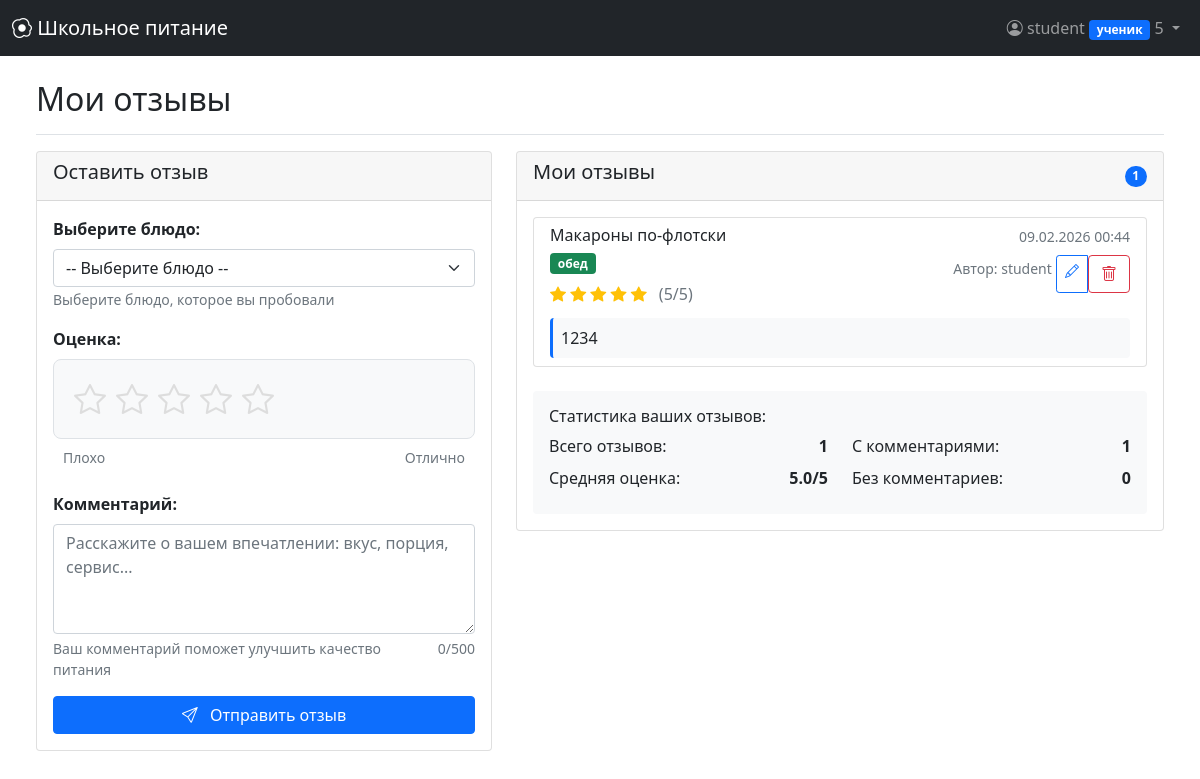
Screenshot of /feedback (signed in) with the database file from the repository.
### models.py (models this page shows, shortened)
class User(UserMixin, db.Model):
    __tablename__ = 'users'
    id = db.Column(db.Integer, primary_key=True)
    username = db.Column(db.String(64), unique=True, nullable=False)
    email = db.Column(db.String(120), unique=True, nullable=False)
    password_hash = db.Column(db.String(256), nullable=False)
    role = db.Column(db.String(20), nullable=False, default='ученик')
    grade = db.Column(db.String(10))
    balance = db.Column(db.Float, default=0.0)
    created_at = db.Column(db.DateTime, default=datetime.utcnow)
    allergies = db.relationship('Allergy', backref='user', lazy='dynamic')
    orders = db.relationship('Order', backref='user', lazy='dynamic', foreign_keys='Order.user_id')
    feedbacks = db.relationship('Feedback', backref='user', lazy='dynamic')
    notifications = db.relationship('Notification', backref='user', lazy='dynamic')
    subscriptions = db.relationship('Subscription', backref='user', lazy='dynamic')
    prepared_meals = db.relationship('PreparedMeal', foreign_keys='PreparedMeal.prepared_by', backref='preparer',
                                     lazy='dynamic')
    served_orders = db.relationship('Order', foreign_keys='Order.served_by', backref='served_by_user', lazy='dynamic')

class Feedback(db.Model):
    __tablename__ = 'feedbacks'
    id = db.Column(db.Integer, primary_key=True)
    user_id = db.Column(db.Integer, db.ForeignKey('users.id'), nullable=False)
    meal_id = db.Column(db.Integer, db.ForeignKey('meals.id'), nullable=False)
    rating = db.Column(db.Integer, nullable=False)
    comment = db.Column(db.Text)
    created_at = db.Column(db.DateTime, default=datetime.utcnow)

class Meal(db.Model):
    __tablename__ = 'meals'
    id = db.Column(db.Integer, primary_key=True)
    name = db.Column(db.String(100), nullable=False)
    description = db.Column(db.Text)
    meal_type = db.Column(db.String(20), nullable=False)
    price = db.Column(db.Float, nullable=False)
    calories = db.Column(db.Integer)
    allergens = db.Column(db.String(200))
    ingredients = db.Column(db.Text)
    is_available = db.Column(db.Boolean, default=True)
    image_url = db.Column(db.String(200))
    orders = db.relationship('Order', backref='meal', lazy='dynamic')
    feedbacks = db.relationship('Feedback', backref='meal', lazy='dynamic')
    meal_ingredients = db.relationship('MealIngredient', backref='meal', lazy='dynamic')
    prepared_instances = db.relationship('PreparedMeal', backref='meal', lazy='dynamic')

### app.py (the view, shortened to what this page needs)
@app.route('/feedback', methods=['GET', 'POST'])
@login_required
@role_required(['ученик'])
def feedback():
    form = FeedbackForm()
    available_meals = Meal.query.filter(
        Meal.is_available == True
    ).order_by(Meal.name).all()
    if available_meals:
        form.meal_id.choices = [(m.id, f"{m.name} ({m.meal_type})") for m in available_meals]
    else:
        form.meal_id.choices = [(0, 'Нет доступных блюд')]
    user_feedbacks = db.session.query(
        Feedback,
        Meal.name.label('meal_name'),
        Meal.meal_type.label('meal_type'),
        User.username.label('username')
    ).join(
        Meal, Feedback.meal_id == Meal.id
    ).join(
        User, Feedback.user_id == User.id
    ).filter(
        Feedback.user_id == current_user.id
    ).order_by(
        Feedback.created_at.desc()
    ).all()
    feedbacks = []
    for fb, meal_name, meal_type, username in user_feedbacks:
        feedbacks.append({
            'id': fb.id,
            'rating': fb.rating,
            'comment': fb.comment,
            'created_at': fb.created_at,
            'meal_name': meal_name,
            'meal_type': meal_type,
            'username': username,
            'is_own': fb.user_id == current_user.id
        })
    return render_template('feedback.html',
                           form=form,
                           feedbacks=feedbacks,
                           available_meals=available_meals)

### forms.py
class FeedbackForm(FlaskForm):
    meal_id = SelectField('Выберите блюдо', coerce=int, choices=[], validators=[DataRequired()])
    rating = IntegerField('Оценка', validators=[
        DataRequired(),
        NumberRange(min=1, max=5, message='Оценка должна быть от 1 до 5')
    ])
    comment = TextAreaField('Комментарий', validators=[
        Length(max=500, message='Комментарий не должен превышать 500 символов')
    ])
    submit = SubmitField('Отправить отзыв')

### app.py (called while the page is built)
def role_required(roles):
    def decorator(f):
        @wraps(f)
        @login_required
        def decorated_function(*args, **kwargs):
            if not current_user.is_authenticated:
                flash('Войдите в систему.', 'danger')
                return redirect(url_for('login'))
            if current_user.role not in roles:
                app.logger.warning(f'Unauthorized access attempt by user {current_user.id} to {request.endpoint}')
                flash('У вас нет прав для доступа к этой странице.', 'danger')
                return redirect(url_for('dashboard'))
            return f(*args, **kwargs)
        return decorated_function
    return decorator

### models.py (called while the page is built)
@login_manager.user_loader
def load_user(user_id):
    return db.session.get(User, int(user_id))

### templates/feedback.html (shortened to what this page needs)
{% extends "base.html" %}
{% block content %}
<div class="d-flex justify-content-between flex-wrap flex-md-nowrap align-items-center pt-3 pb-2 mb-3 border-bottom">
    <h1 class="h2">Мои отзывы</h1>
</div>
<div class="row">
    <div class="col-md-5">
        <div class="card mb-4">
            <div class="card-header">
                <h5>Оставить отзыв</h5>
            </div>
            <div class="card-body">
                <form method="POST" id="feedbackForm">
                    <div class="mb-3">
                        <label class="form-label fw-bold">Выберите блюдо:</label>
                        <select class="form-select {% if form.meal_id.errors %}is-invalid{% endif %}"
                                name="meal_id" id="meal_id" required>
                            <option value="">-- Выберите блюдо --</option>
                        </select>
                        <small class="text-muted">Выберите блюдо, которое вы пробовали</small>
                    </div>
                    <div class="mb-4">
                        <label class="form-label fw-bold">Оценка:</label>
                        <div class="rating-container mb-2">
                            <div class="star-rating">
                                {% for i in range(5, 0, -1) %}
                                <label for="star{{ i }}" title="{{ i }} звезд">
                                    <i class="bi bi-star{% if form.rating.data and form.rating.data >= i %}-fill text-warning{% endif %}"></i>
                                </label>
                                {% endfor %}
                            </div>
                        </div>
                        <div class="rating-labels d-flex justify-content-between mt-1">
                            <small class="text-muted">Плохо</small>
                            <small class="text-muted">Отлично</small>
                        </div>
                    </div>
                    <div class="mb-3">
                        <label class="form-label fw-bold">Комментарий:</label>
                        <textarea class="form-control {% if form.comment.errors %}is-invalid{% endif %}"
                                  name="comment" id="comment" rows="4"
                                  placeholder="Расскажите о вашем впечатлении: вкус, порция, сервис..."
                                  maxlength="500">{{ form.comment.data or '' }}</textarea>
                        <div class="d-flex justify-content-between mt-1">
                            <small class="text-muted">Ваш комментарий поможет улучшить качество питания</small>
                            <small class="text-muted" id="charCount">0/500</small>
                        </div>
                    </div>
                    <button type="submit" class="btn btn-primary w-100">
                        <i class="bi bi-send me-2"></i> Отправить отзыв
                    </button>
                </form>
            </div>
        </div>
    </div>
    <div class="col-md-7">
        <div class="card">
            <div class="card-header d-flex justify-content-between align-items-center">
                <h5>Мои отзывы</h5>
                <span class="badge bg-primary rounded-pill">{{ feedbacks|length }}</span>
            </div>
            <div class="card-body">
                {% if feedbacks %}
                <div class="list-group">
                    {% for feedback in feedbacks %}
                    <div class="list-group-item">
                        <div class="d-flex justify-content-between align-items-start mb-2">
                            <div>
                                <h6 class="mb-1">{{ feedback.meal_name }}</h6>
                                <span class="badge bg-{% if feedback.meal_type == 'завтрак' %}primary{% else %}success{% endif %} mb-2">
                                    {{ feedback.meal_type }}
                                </span>
                                <div class="rating mb-1">
                                    {% for i in range(1, 6) %}
                                        {% if i <= feedback.rating %}
                                            <i class="bi bi-star-fill text-warning"></i>
                                        {% else %}
                                            <i class="bi bi-star text-secondary"></i>
                                        {% endif %}
                                    {% endfor %}
                                    <span class="text-muted ms-2">({{ feedback.rating }}/5)</span>
                                </div>
                            </div>
                            <div class="text-end">
                                <small class="text-muted d-block">{{ feedback.created_at.strftime('%d.%m.%Y %H:%M') }}</small>
                                <small class="text-muted">Автор: {{ feedback.username }}</small>
                                {% if feedback.is_own %}
                                <div class="btn-group btn-group-sm mt-2">
                                    <a href="{{ url_for('edit_feedback', feedback_id=feedback.id) }}"
                                       class="btn btn-outline-primary">
                                        <i class="bi bi-pencil"></i>
                                    </a>
                                    <form method="POST" action="{{ url_for('delete_feedback', feedback_id=feedback.id) }}"
                                          style="display: inline;">
                                        <button type="submit" class="btn btn-outline-danger"
                                                onclick="return confirm('Вы уверены, что хотите удалить отзыв на блюдо \"{{ feedback.meal_name }}\"?')">
                                            <i class="bi bi-trash"></i>
                                        </button>
                                    </form>
                                </div>
                                {% endif %}
                            </div>
                        </div>
                        {% if feedback.comment %}
                        <div class="feedback-comment mt-2 p-2 bg-light rounded">
                            <p class="mb-0">{{ feedback.comment }}</p>
                        </div>
                        {% else %}
                        <p class="text-muted mt-2 mb-0"><i>Без комментария</i></p>
                        {% endif %}
                    </div>
                    {% endfor %}
                </div>
                <div class="mt-4 p-3 bg-light rounded">
                    <h6>Статистика ваших отзывов:</h6>
                    <div class="row">
                        <div class="col-md-6">
                            <div class="d-flex justify-content-between mb-2">
                                <span>Всего отзывов:</span>
                                <strong>{{ feedbacks|length }}</strong>
                            </div>
                            <div class="d-flex justify-content-between mb-2">
                                <span>Средняя оценка:</span>
                                <strong>
                                    {% set avg_rating = feedbacks|map(attribute='rating')|sum / feedbacks|length if feedbacks|length > 0 else 0 %}
                                    {{ "%.1f"|format(avg_rating) }}/5
                                </strong>
                            </div>
                        </div>
                        <div class="col-md-6">
                            <div class="d-flex justify-content-between mb-2">
                                <span>С комментариями:</span>
                                <strong>{{ feedbacks|selectattr('comment')|list|length }}</strong>
                            </div>
                            <div class="d-flex justify-content-between">
                                <span>Без комментариев:</span>
                                <strong>{{ feedbacks|rejectattr('comment')|list|length }}</strong>
                            </div>
                        </div>
                    </div>
                </div>
                {% endif %}
            </div>
        </div>
    </div>
</div>
{% endblock %}

### templates/base.html (shortened to what this page needs)
<!DOCTYPE html>
<html lang="ru">
<head>
    <link href="https://cdn.jsdelivr.net/npm/bootstrap@5.1.3/dist/css/bootstrap.min.css" rel="stylesheet">
    <link rel="stylesheet" href="https://cdn.jsdelivr.net/npm/bootstrap-icons@1.8.1/font/bootstrap-icons.css">
</head>
<body>
    <nav class="navbar navbar-expand-lg navbar-dark bg-dark fixed-top">
        <div class="container-fluid">
            <a class="navbar-brand" href="{{ url_for('dashboard') if current_user.is_authenticated else url_for('home') }}">
                <i class="bi bi-egg-fried"></i> Школьное питание
            </a>
            <div class="navbar-nav ms-auto">
                {% if current_user.is_authenticated %}
                <div class="nav-item dropdown">
                    <a class="nav-link dropdown-toggle" href="#" id="navbarDropdown" role="button" data-bs-toggle="dropdown">
                        <i class="bi bi-person-circle"></i> {{ current_user.username }}
                        <span class="badge bg-primary">{{ current_user.role }}</span>
                        <span id="notification-count" class="notification-badge" style="display:none;"></span>
                    </a>
                </div>
                {% else %}
                <div class="nav-item">
                    <a class="nav-link" href="{{ url_for('login') }}"><i class="bi bi-box-arrow-in-right"></i> Войти</a>
                </div>
                {% endif %}
            </div>
        </div>
    </nav>
    <div class="container-fluid mt-5 pt-3">
        {% if current_user.is_authenticated %}
            <main role="main" class="px-4">
                {% block content %}{% endblock %}
            </main>
        {% else %}
            <div class="container mt-5 pt-4">
                {% block auth_content %}{% endblock %}
            </div>
        {% endif %}
    </div>
</body>
</html>

### templates/feedback.html (style rules this page uses)
.star-rating { display: inline-block; direction: rtl; unicode-bidi: bidi-override; font-size: 0; }
.star-rating label { display: inline-block; font-size: 2rem; padding: 0 5px; cursor: pointer; color: #ddd; transition: color 0.2s; }
.star-rating i { transition: all 0.2s; }
.feedback-comment { border-left: 3px solid #0d6efd; }
.rating-container { background-color: #f8f9fa; padding: 15px; border-radius: 8px; border: 1px solid #dee2e6; }
.rating-labels { width: 100%; padding: 0 10px; }
.list-group-item { transition: background-color 0.2s; }

### rows the page displays
User: username "student", role "ученик"
Feedback: meal_name "Макароны по-флотски", meal_type "обед", rating "5", created_at "09.02.2026 00:44", username "student", comment "1234"

### other values shown
{{ feedbacks|length }} "1"
{{ "%.1f"|format(avg_rating) }} "5.0"
{{ feedbacks|selectattr('comment')|list|length }} "1"
{{ feedbacks|rejectattr('comment')|list|length }} "0"
